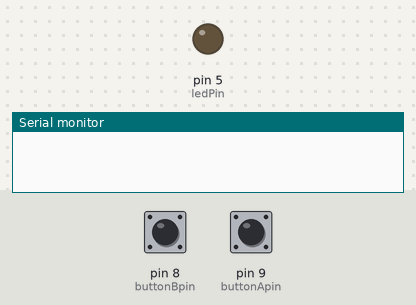
The sketch below on a simulated Arduino Uno, built with avr-gcc and run on an emulated ATmega328P. Shown: output pins drawn as LEDs (lit = HIGH), the last lines printed to the serial monitor. The test bench sets the inputs (shaded band); at power-on: pin 9 (buttonApin) HIGH, pin 8 (buttonBpin) HIGH.

Above: at 1.2 s.
1.3 s: pin 9 (buttonApin) pulled LOW for 0.15 s
At 1.6 s:
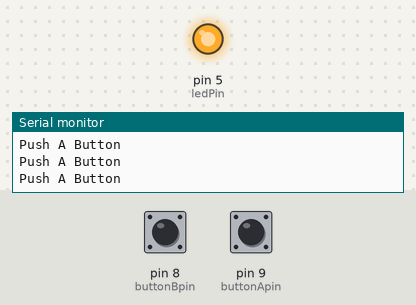
2.9 s: pin 8 (buttonBpin) pulled LOW for 0.15 s
At 4.0 s:
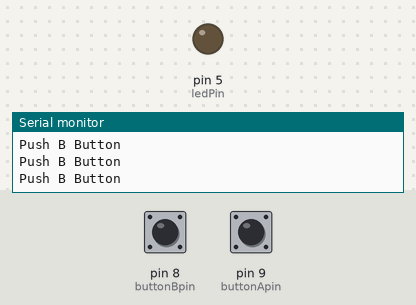
4.5 s: pin 9 (buttonApin) pulled LOW for 1 s
At 5.2 s:
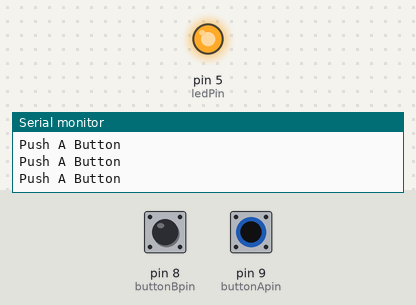
7.0 s: pin 8 (buttonBpin) pulled LOW for 1 s
At 8.3 s:
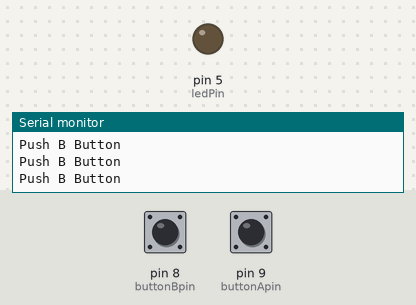
9.5 s: pin 8 (buttonBpin) driven LOW and pin 9 (buttonApin) driven LOW
12.5 s: pin 9 (buttonApin) driven HIGH
At 13.3 s:
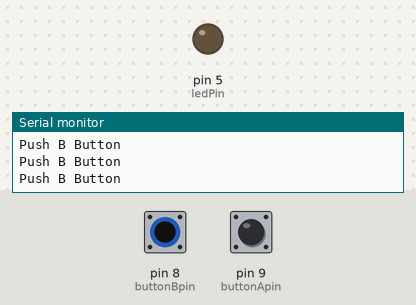
Timing chart, 0 to 15.5 s (numbered marks = the images above; inputs shaded):
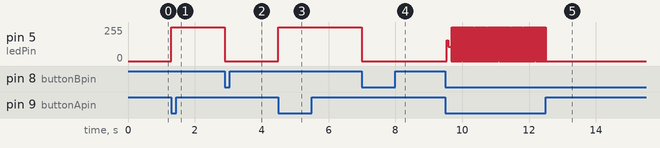

Measured:
- after the input at 1.3 s, pin 5 (ledPin): 0/255 → 255/255 at once
- after the input at 2.9 s, pin 5 (ledPin): 255/255 → 0/255 at once
- after the input at 4.5 s, pin 5 (ledPin): 0/255 → 255/255 at once
- after the input at 7.0 s, pin 5 (ledPin): 255/255 → 0/255 at once
- after the input at 12.5 s, pin 5 (ledPin): goes on until 12.5 s, then stays 0/255

The sketch:

pushbutton.ino
```cpp
int ledPin = 5;
int buttonApin = 9;
int buttonBpin = 8;

void setup() {
  pinMode(ledPin, OUTPUT);
  pinMode(buttonApin, INPUT_PULLUP);
  pinMode(buttonBpin, INPUT_PULLUP);
  Serial.begin(9600);
}

void loop() {
  if (digitalRead(buttonApin) == LOW) {
    digitalWrite(ledPin, HIGH);
    Serial.println("Push A Button");
  }
  if (digitalRead(buttonBpin) == LOW) {
    digitalWrite(ledPin, LOW);
    Serial.println("Push B Button");
  }
}
```
